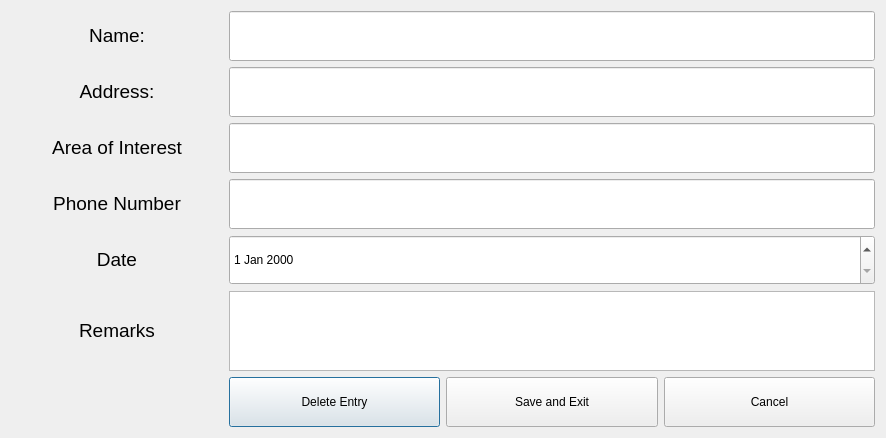
<?xml version="1.0" encoding="UTF-8"?>
<ui version="4.0">
 <class>Dialog</class>
 <widget class="QDialog" name="Dialog">
  <property name="geometry">
   <rect>
    <x>0</x>
    <y>0</y>
    <width>886</width>
    <height>438</height>
   </rect>
  </property>
  <property name="windowTitle">
   <string>Edit Entry</string>
  </property>
  <layout class="QGridLayout" name="gridLayout">
   <item row="0" column="0">
    <widget class="QLabel" name="label_StuName">
     <property name="minimumSize">
      <size>
       <width>0</width>
       <height>50</height>
      </size>
     </property>
     <property name="text">
      <string>&lt;html&gt;&lt;head/&gt;&lt;body&gt;&lt;p align=&quot;center&quot;&gt;&lt;span style=&quot; font-size:14pt;&quot;&gt;Name:&lt;/span&gt;&lt;/p&gt;&lt;/body&gt;&lt;/html&gt;</string>
     </property>
    </widget>
   </item>
   <item row="0" column="1" colspan="3">
    <widget class="QLineEdit" name="StuName">
     <property name="minimumSize">
      <size>
       <width>600</width>
       <height>50</height>
      </size>
     </property>
     <property name="text">
      <string/>
     </property>
    </widget>
   </item>
   <item row="1" column="0">
    <widget class="QLabel" name="label_StuAddress">
     <property name="minimumSize">
      <size>
       <width>0</width>
       <height>50</height>
      </size>
     </property>
     <property name="text">
      <string>&lt;html&gt;&lt;head/&gt;&lt;body&gt;&lt;p align=&quot;center&quot;&gt;&lt;span style=&quot; font-size:14pt;&quot;&gt;Address:&lt;/span&gt;&lt;/p&gt;&lt;/body&gt;&lt;/html&gt;</string>
     </property>
    </widget>
   </item>
   <item row="1" column="1" colspan="3">
    <widget class="QLineEdit" name="StuAddress">
     <property name="minimumSize">
      <size>
       <width>600</width>
       <height>50</height>
      </size>
     </property>
     <property name="text">
      <string/>
     </property>
    </widget>
   </item>
   <item row="2" column="0">
    <widget class="QLabel" name="label_Interest">
     <property name="minimumSize">
      <size>
       <width>0</width>
       <height>50</height>
      </size>
     </property>
     <property name="text">
      <string>&lt;html&gt;&lt;head/&gt;&lt;body&gt;&lt;p align=&quot;center&quot;&gt;&lt;span style=&quot; font-size:14pt;&quot;&gt;Area of Interest&lt;/span&gt;&lt;/p&gt;&lt;/body&gt;&lt;/html&gt;</string>
     </property>
    </widget>
   </item>
   <item row="2" column="1" colspan="3">
    <widget class="QLineEdit" name="Stu_Interest">
     <property name="minimumSize">
      <size>
       <width>600</width>
       <height>50</height>
      </size>
     </property>
     <property name="text">
      <string/>
     </property>
    </widget>
   </item>
   <item row="3" column="0">
    <widget class="QLabel" name="label_StuPhone">
     <property name="minimumSize">
      <size>
       <width>0</width>
       <height>50</height>
      </size>
     </property>
     <property name="text">
      <string>&lt;html&gt;&lt;head/&gt;&lt;body&gt;&lt;p align=&quot;center&quot;&gt;&lt;span style=&quot; font-size:14pt;&quot;&gt;Phone Number&lt;/span&gt;&lt;/p&gt;&lt;/body&gt;&lt;/html&gt;</string>
     </property>
    </widget>
   </item>
   <item row="3" column="1" colspan="3">
    <widget class="QLineEdit" name="StuPhone">
     <property name="minimumSize">
      <size>
       <width>600</width>
       <height>50</height>
      </size>
     </property>
     <property name="text">
      <string/>
     </property>
    </widget>
   </item>
   <item row="4" column="0">
    <widget class="QLabel" name="label_StuDate">
     <property name="minimumSize">
      <size>
       <width>0</width>
       <height>50</height>
      </size>
     </property>
     <property name="text">
      <string>&lt;html&gt;&lt;head/&gt;&lt;body&gt;&lt;p align=&quot;center&quot;&gt;&lt;span style=&quot; font-size:14pt;&quot;&gt;Date&lt;/span&gt;&lt;/p&gt;&lt;/body&gt;&lt;/html&gt;</string>
     </property>
    </widget>
   </item>
   <item row="4" column="1" colspan="3">
    <widget class="QDateEdit" name="StuDate">
     <property name="minimumSize">
      <size>
       <width>600</width>
       <height>50</height>
      </size>
     </property>
    </widget>
   </item>
   <item row="5" column="0">
    <widget class="QLabel" name="label_Remarks">
     <property name="text">
      <string>&lt;html&gt;&lt;head/&gt;&lt;body&gt;&lt;p align=&quot;center&quot;&gt;&lt;span style=&quot; font-size:14pt;&quot;&gt;Remarks&lt;/span&gt;&lt;/p&gt;&lt;/body&gt;&lt;/html&gt;</string>
     </property>
    </widget>
   </item>
   <item row="5" column="1" colspan="3">
    <widget class="QTextEdit" name="Remarks">
     <property name="minimumSize">
      <size>
       <width>600</width>
       <height>0</height>
      </size>
     </property>
     <property name="html">
      <string>&lt;!DOCTYPE HTML PUBLIC &quot;-//W3C//DTD HTML 4.0//EN&quot; &quot;http://www.w3.org/TR/REC-html40/strict.dtd&quot;&gt;
&lt;html&gt;&lt;head&gt;&lt;meta name=&quot;qrichtext&quot; content=&quot;1&quot; /&gt;&lt;style type=&quot;text/css&quot;&gt;
p, li { white-space: pre-wrap; }
&lt;/style&gt;&lt;/head&gt;&lt;body style=&quot; font-family:'Noto Sans'; font-size:10pt; font-weight:400; font-style:normal;&quot;&gt;
&lt;p style=&quot;-qt-paragraph-type:empty; margin-top:0px; margin-bottom:0px; margin-left:0px; margin-right:0px; -qt-block-indent:0; text-indent:0px;&quot;&gt;&lt;br /&gt;&lt;/p&gt;&lt;/body&gt;&lt;/html&gt;</string>
     </property>
    </widget>
   </item>
   <item row="6" column="1">
    <widget class="QPushButton" name="Delete_Button">
     <property name="minimumSize">
      <size>
       <width>200</width>
       <height>50</height>
      </size>
     </property>
     <property name="text">
      <string>Delete Entry</string>
     </property>
    </widget>
   </item>
   <item row="6" column="2">
    <widget class="QPushButton" name="Save_Exit_Button">
     <property name="minimumSize">
      <size>
       <width>200</width>
       <height>50</height>
      </size>
     </property>
     <property name="text">
      <string>Save and Exit</string>
     </property>
    </widget>
   </item>
   <item row="6" column="3">
    <widget class="QPushButton" name="Cancel_Button">
     <property name="minimumSize">
      <size>
       <width>200</width>
       <height>50</height>
      </size>
     </property>
     <property name="text">
      <string>Cancel</string>
     </property>
    </widget>
   </item>
  </layout>
 </widget>
 <resources/>
 <connections/>
</ui>
